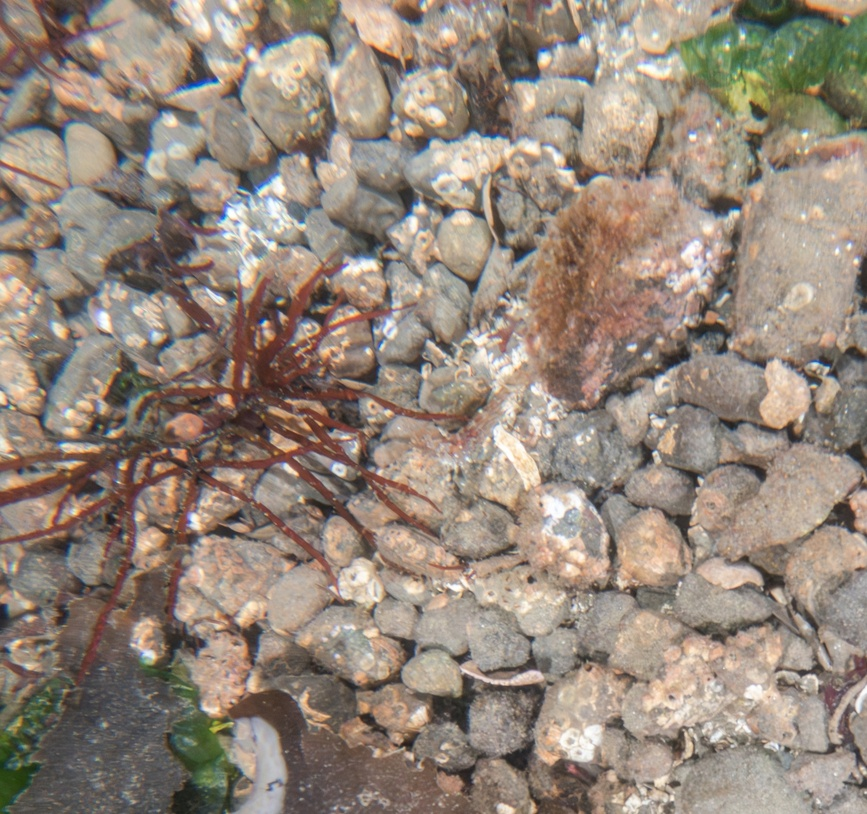
#> input picture images/small_test_rock.jpg, 867 x 814 px, shrunk from 2409 x 2263 before the run; its folder holds only this picture in this run
$ python cannyEdge.py
#> lines starting #> are read from the running program, lines starting #| are printed output that depends on the picture
import numpy as np
import cv2
import os
from matplotlib import pyplot as plt

image_dir = 'images'

# List all files in the directory
image_files = [f for f in os.listdir(image_dir) if os.path.isfile(os.path.join(image_dir, f))]

for image_file in image_files:
    print("image file: " +  image_file)
    img_path = os.path.join(image_dir, image_file)
    img = cv2.imread(img_path, 0)
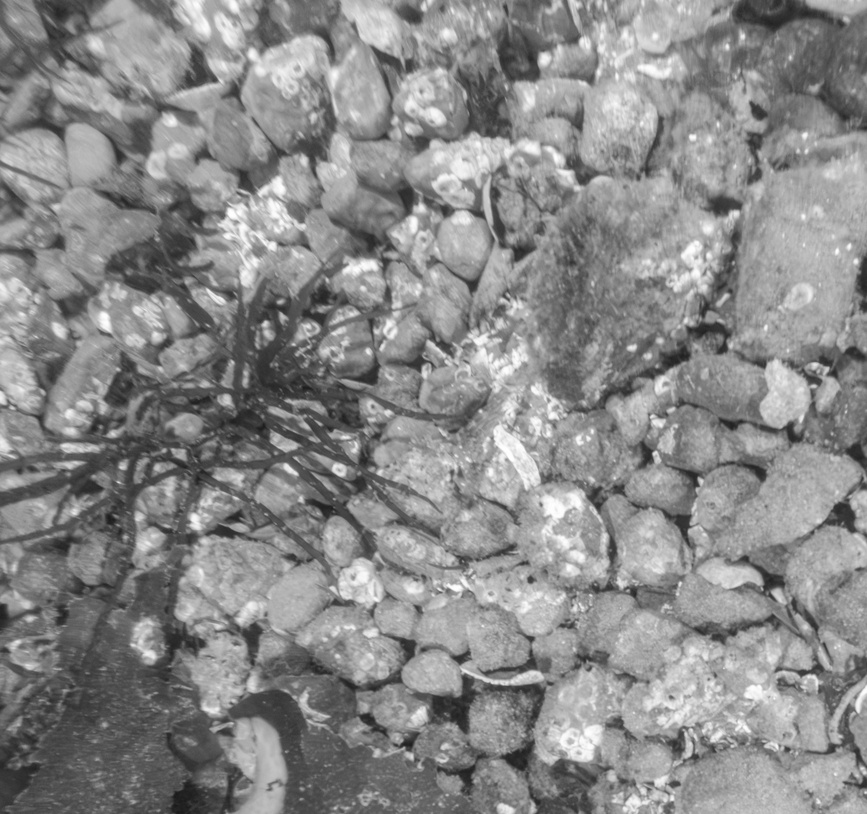
#> img: shape (814, 867); min 25, max 255, mean 137.4
    img = cv2.medianBlur(img, 5)

    edges = cv2.Canny(img,100,200)
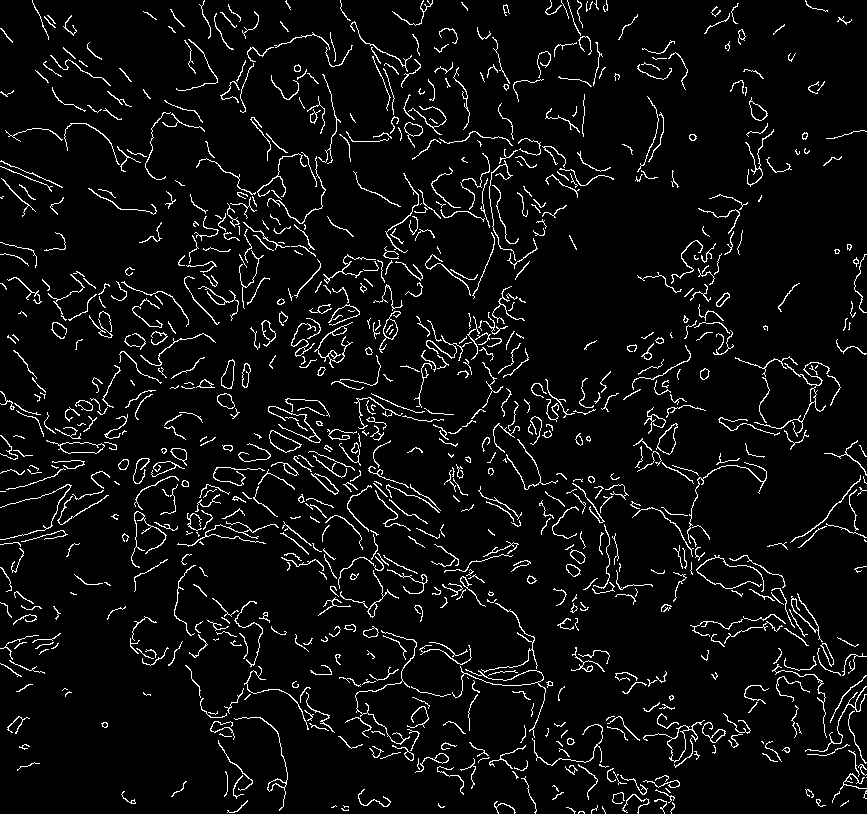
#> edges: shape (814, 867); 5.6% white in thin lines or dots

    plt.subplot(121),plt.imshow(img,cmap = 'gray')
    plt.title('Original Image'), plt.xticks([]), plt.yticks([])
    plt.subplot(122),plt.imshow(edges,cmap = 'gray')
    plt.title('Edge Image'), plt.xticks([]), plt.yticks([])

    plt.savefig("with-edges" + image_file)
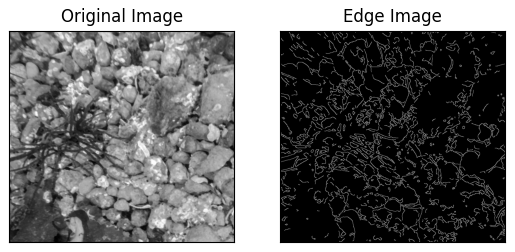
#> figure drawn by matplotlib, 2 panels
